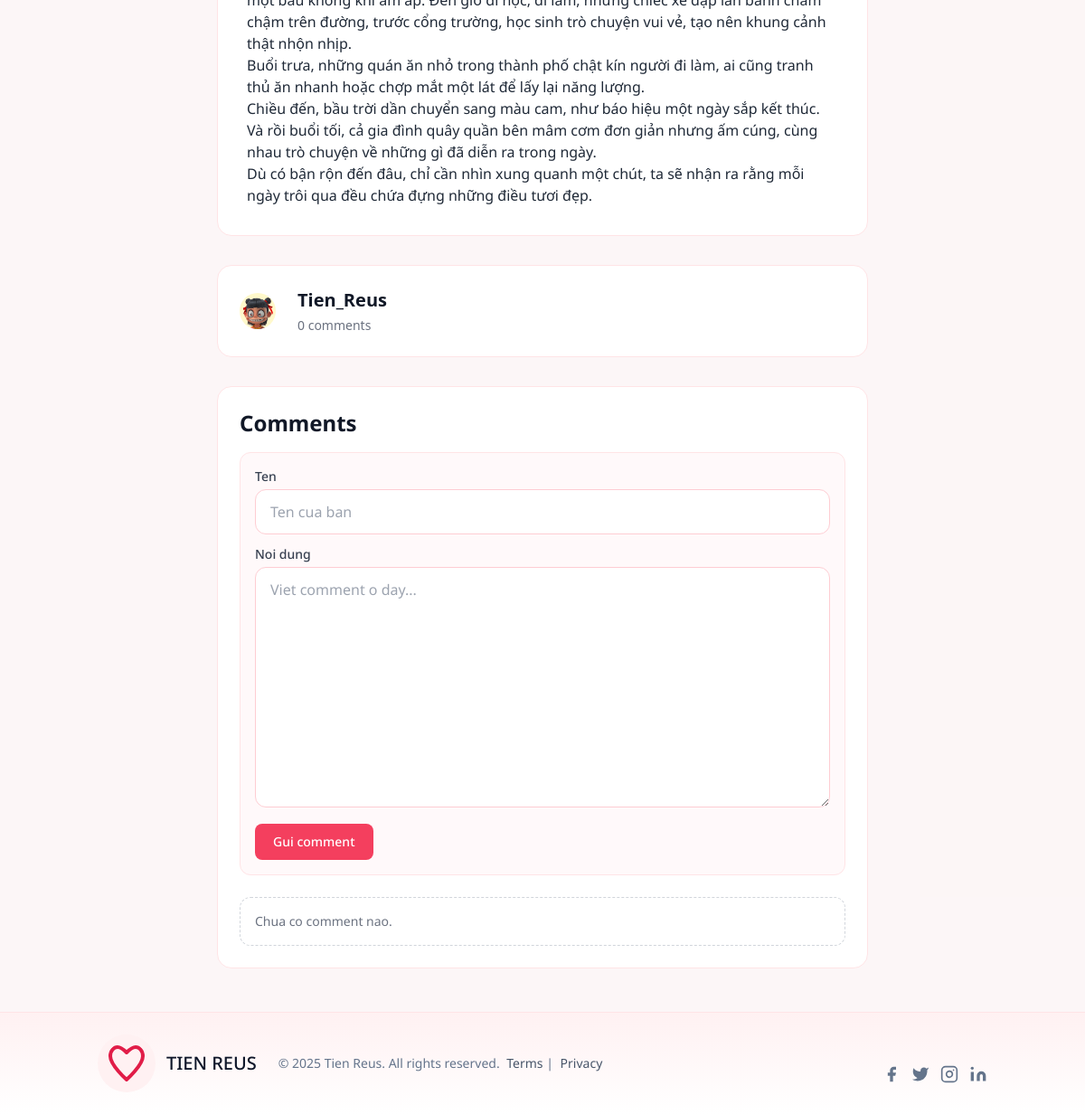
The page /post/learn-post-13/ (lower part) on the database as committed earlier.
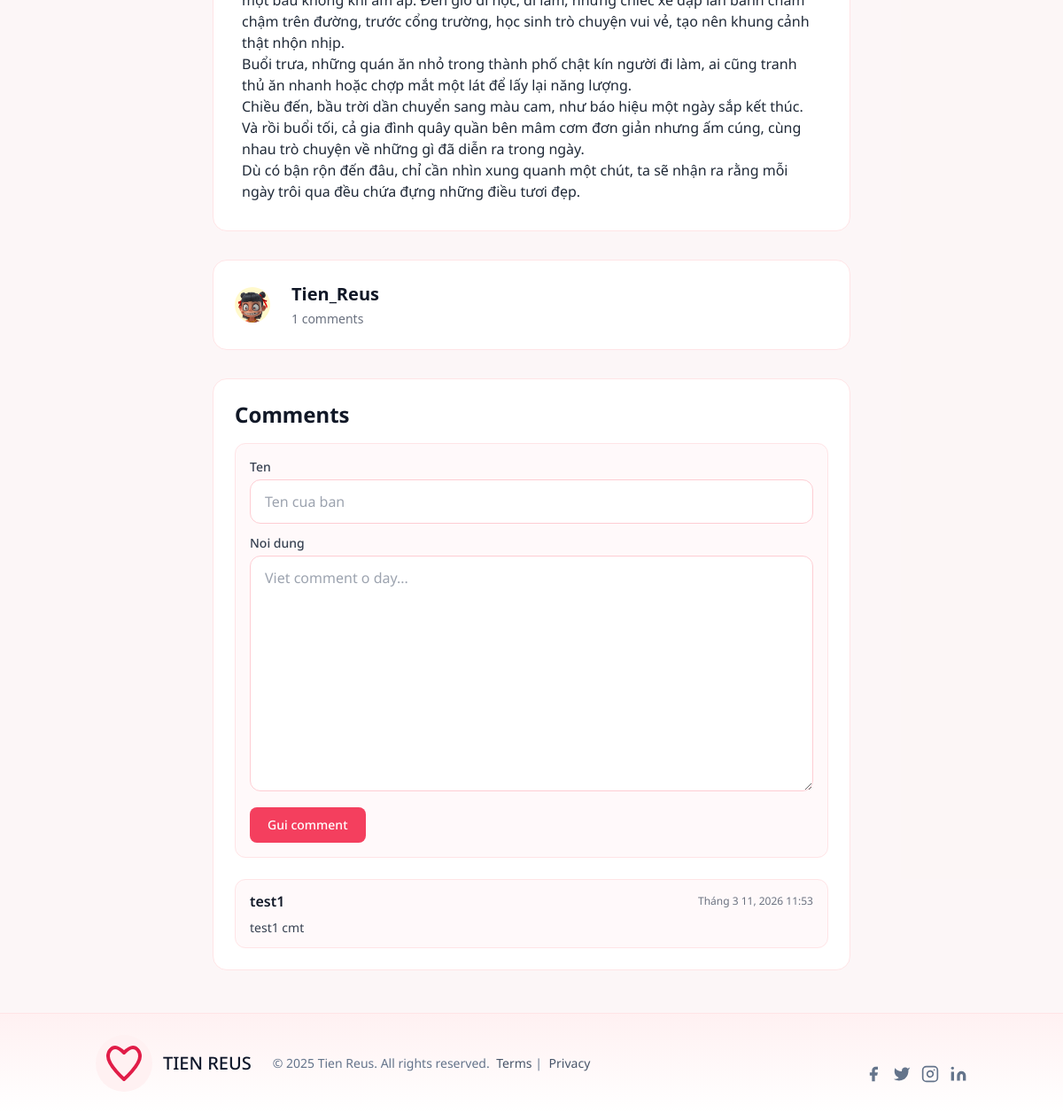
The same page on the database as committed later.
### posts/models.py (models this page shows, shortened)
class Comment(models.Model):
    post = models.ForeignKey(
        Post,
        on_delete=models.CASCADE,
        related_name="comments",
    )
    author_name = models.CharField(max_length=80)
    body = models.TextField(max_length=1000)
    created_at = models.DateTimeField(auto_now_add=True)
    class Meta:
        ordering = ["-created_at"]

### posts/views.py (the view)
# urls.py: path('post/<slug>/', post, name = 'post'),
def post (request,slug):
    post = published_posts().filter(slug=slug).order_by("-timestamp", "-id").first()
    if not post:
        raise Http404()
    if request.method == "POST":
        comment_form = CommentForm(request.POST)
        if comment_form.is_valid():
            comment = comment_form.save(commit=False)
            comment.post = post
            comment.save()
            messages.success(request, "Comment da duoc gui.")
            return redirect("post", slug=slug)
    else:
        comment_form = CommentForm()
    latest = published_posts().order_by('-timestamp')[:3]
    comments = post.comments.all()
    context = {
        'post': post,
        'latest': latest,
        'comments': comments,
        'comment_form': comment_form,
    }
    return render(request, 'post.html', context)

### posts/forms.py
class CommentForm(forms.ModelForm):
    class Meta:
        model = Comment
        fields = ["author_name", "body"]
        widgets = {
            "author_name": forms.TextInput(
                attrs={
                    "class": "w-full rounded-xl border border-rose-200 px-4 py-3",
                    "placeholder": "Ten cua ban",
                }
            ),
            "body": forms.Textarea(
                attrs={
                    "class": "w-full rounded-xl border border-rose-200 px-4 py-3 min-h-[110px]",
                    "placeholder": "Viet comment o day...",
                }
            ),
        }

### posts/models.py (called while the page is built)
    def __str__(self):
        return self.display_name or self.user.username

### posts/templatetags/markdown_extras.py (called while the page is built)
@register.filter()
@stringfilter
def markdown(value):
    return md.markdown(value, extensions=['markdown.extensions.fenced_code'])

@register.simple_tag
def get_categories():
    return Category.objects.all()[0:3]

### posts/views.py (called while the page is built)
def published_posts():
    return Post.objects.filter(status=Post.STATUS_PUBLISHED)

### templates/post.html (shortened to what this page needs)
{% extends 'base.html' %}
{% load markdown_extras %}
{% block content %}
<section class="bg-rose-50/40 py-12">
  <div class="container mx-auto w-full max-w-3xl px-4 md:px-6">
    <article class="rounded-2xl border border-rose-100 bg-white p-6 md:p-8">
      <div class="prose prose-rose mt-6 max-w-none text-gray-800">
        {{ post.content | markdown | safe }}
      </div>
    </article>
    <div class="mt-8 rounded-2xl border border-rose-100 bg-white p-6">
      <div class="flex w-full items-center font-sans">
        {% if post.author.profile_picture %}
        <img class="mr-4 h-10 w-10 rounded-full object-cover" src="{{ post.author.profile_picture.url }}" alt="author">
        {% else %}
        <div class="mr-4 flex h-10 w-10 shrink-0 items-center justify-center overflow-hidden rounded-full bg-rose-100 text-sm font-semibold uppercase leading-none text-rose-700">
          {{ post.author|stringformat:"s"|first }}
        </div>
        {% endif %}
        <div class="flex-1 px-2">
          <p class="mb-1 text-base font-bold leading-none text-gray-900 md:text-xl">{{ post.author }}</p>
          <p class="text-sm text-gray-500">{{ comments|length }} comments</p>
        </div>
      </div>
    </div>
    <section class="mt-8 rounded-2xl border border-rose-100 bg-white p-6">
      <h2 class="text-2xl font-bold text-gray-900">Comments</h2>
      <form method="post" class="mt-4 rounded-xl border border-rose-100 bg-rose-50/40 p-4">
        <div class="grid gap-3">
          <div>
            <label for="{{ comment_form.author_name.id_for_label }}" class="mb-1 block text-sm font-medium text-gray-700">Ten</label>
            {{ comment_form.author_name }}
          </div>
          <div>
            <label for="{{ comment_form.body.id_for_label }}" class="mb-1 block text-sm font-medium text-gray-700">Noi dung</label>
            {{ comment_form.body }}
          </div>
          <button type="submit" class="w-fit rounded-lg bg-rose-500 px-5 py-2.5 text-sm font-medium text-white hover:bg-rose-600">Gui comment</button>
        </div>
      </form>
      <div class="mt-6 space-y-3">
        {% for comment in comments %}
        <article class="rounded-xl border border-rose-100 bg-rose-50/40 px-4 py-3">
          <div class="flex items-center justify-between gap-3">
            <p class="font-semibold text-gray-900">{{ comment.author_name }}</p>
            <p class="text-xs text-gray-500">{{ comment.created_at|date:"M d, Y H:i" }}</p>
          </div>
          <p class="mt-2 whitespace-pre-line text-sm text-gray-700">{{ comment.body }}</p>
        </article>
        {% empty %}
        <div class="rounded-xl border border-dashed border-gray-300 px-4 py-4 text-sm text-gray-500">
          Chua co comment nao.
        </div>
        {% endfor %}
      </div>
    </section>
  </div>
</section>
{% endblock content %}

Rows that differ between the two databases and show on the page:
added Comment: author_name "test1", created_at "Tháng 3 11, 2026 11:53", body "test1 cmt"
Other text that changed with them:
{{ comments|length }}: "0" → "1"
text no longer shown: "Chua co comment nao."
